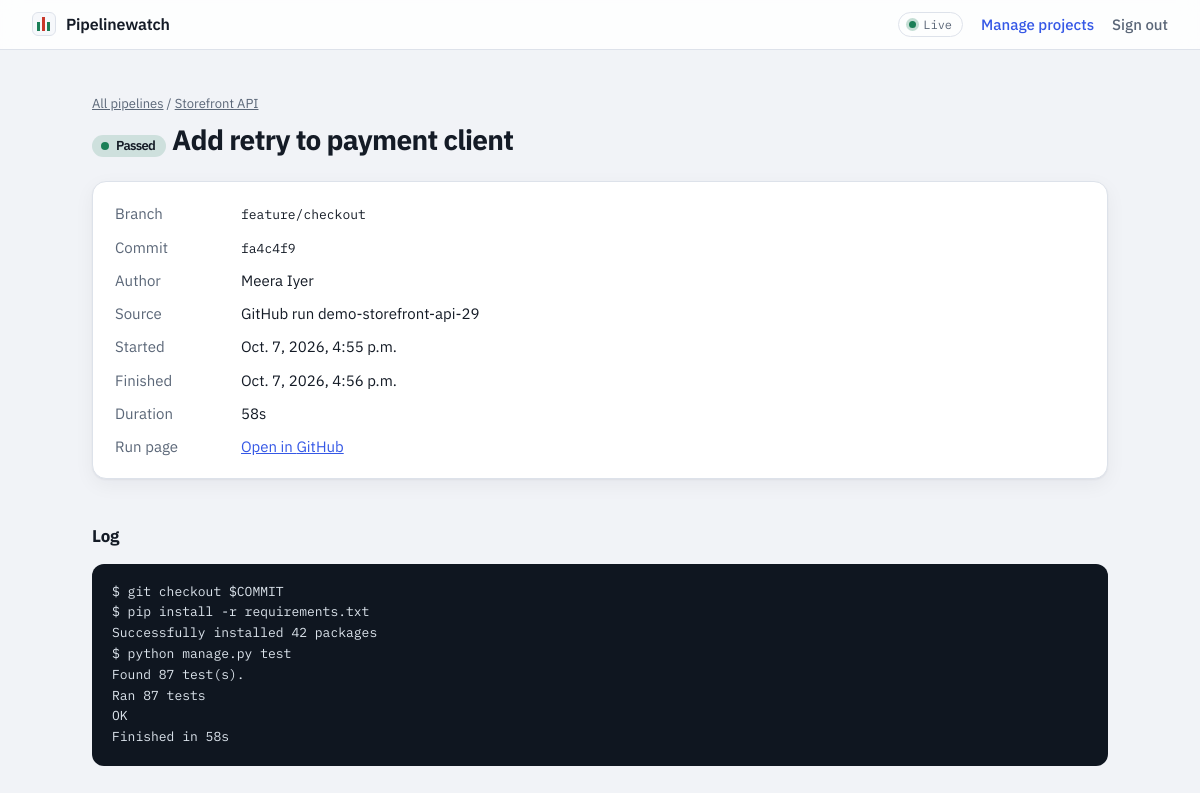
Page /builds/30/ (signed in) on the committed database.
### monitor/models.py (models this page shows, shortened)
class Build(models.Model):
    QUEUED = "queued"
    RUNNING = "running"
    SUCCESS = "success"
    FAILED = "failed"
    CANCELLED = "cancelled"
    STATUS_CHOICES = [
        (QUEUED, "Queued"),
        (RUNNING, "Running"),
        (SUCCESS, "Passed"),
        (FAILED, "Failed"),
        (CANCELLED, "Cancelled"),
    ]
    ACTIVE = (QUEUED, RUNNING)
    PROVIDER_CHOICES = [("github", "GitHub"), ("gitlab", "GitLab"), ("generic", "Generic")]
    project = models.ForeignKey(Project, on_delete=models.CASCADE, related_name="builds")
    provider = models.CharField(max_length=20, choices=PROVIDER_CHOICES, default="generic")
    external_id = models.CharField(max_length=100, help_text="Run/pipeline id from the CI system.")
    branch = models.CharField(max_length=200, blank=True)
    commit_sha = models.CharField(max_length=64, blank=True)
    commit_message = models.CharField(max_length=300, blank=True)
    author = models.CharField(max_length=150, blank=True)
    status = models.CharField(max_length=12, choices=STATUS_CHOICES, default=QUEUED, db_index=True)
    url = models.URLField(max_length=500, blank=True)
    log = models.TextField(blank=True)
    started_at = models.DateTimeField(null=True, blank=True)
    finished_at = models.DateTimeField(null=True, blank=True)
    created_at = models.DateTimeField(default=timezone.now, db_index=True)
    updated_at = models.DateTimeField(auto_now=True)
    class Meta:
        ordering = ["-created_at", "-id"]
        constraints = [
            models.UniqueConstraint(
                fields=["project", "provider", "external_id"], name="unique_build_per_run"
            )
        ]
    @property
    def short_sha(self):
        return self.commit_sha[:7]
    @property
    def duration_seconds(self):
        if not self.started_at:
            return None
        end = self.finished_at or (timezone.now() if self.status in self.ACTIVE else None)
        if end is None:
            return None
        return max(int((end - self.started_at).total_seconds()), 0)
    @property
    def duration_display(self):
        seconds = self.duration_seconds
        if seconds is None:
            return "n/a"
        minutes, seconds = divmod(seconds, 60)
        return f"{minutes}m {seconds:02d}s" if minutes else f"{seconds}s"

class Project(models.Model):
    name = models.CharField(max_length=100)
    slug = models.SlugField(unique=True, help_text="Used in the webhook URL.")
    repo_url = models.URLField(blank=True)
    webhook_secret = models.CharField(max_length=64, default=generate_secret)
    notify_email = models.EmailField(blank=True, help_text="Alert address for failed builds.")
    slack_webhook_url = models.URLField(blank=True, help_text="Slack incoming webhook for failed builds.")
    created_at = models.DateTimeField(default=timezone.now)
    class Meta:
        ordering = ["name"]
    def get_absolute_url(self):
        return reverse("project_detail", args=[self.slug])

### monitor/views.py (the view)
# urls.py: path("builds/<int:pk>/", views.build_detail, name="build_detail"),
@login_required
def build_detail(request, pk):
    build = get_object_or_404(Build.objects.select_related("project"), pk=pk)
    return render(request, "monitor/build_detail.html", {"build": build})

### monitor/templates/monitor/build_detail.html (shortened to what this page needs)
{% extends "monitor/base.html" %}
{% block content %}
<p class="crumb"><a href="{% url 'dashboard' %}">All pipelines</a> / <a href="{{ build.project.get_absolute_url }}">{{ build.project.name }}</a></p>
<h1><span class="badge s-{{ build.status }}">{{ build.get_status_display }}</span> {{ build.commit_message|default:"No commit message" }}</h1>
<dl class="facts">
  <dt>Branch</dt><dd><code>{{ build.branch|default:"n/a" }}</code></dd>
  <dt>Commit</dt><dd><code>{{ build.short_sha|default:"n/a" }}</code></dd>
  <dt>Author</dt><dd>{{ build.author|default:"n/a" }}</dd>
  <dt>Source</dt><dd>{{ build.get_provider_display }} run {{ build.external_id }}</dd>
  <dt>Started</dt><dd>{% if build.started_at %}{{ build.started_at }}{% else %}n/a{% endif %}</dd>
  <dt>Finished</dt><dd>{% if build.finished_at %}{{ build.finished_at }}{% else %}n/a{% endif %}</dd>
  <dt>Duration</dt><dd>{{ build.duration_display }}</dd>
  {% if build.url %}<dt>Run page</dt><dd><a href="{{ build.url }}" rel="noopener">Open in {{ build.get_provider_display }}</a></dd>{% endif %}
</dl>
<h2>Log</h2>
{% if build.log %}
<pre class="log">{{ build.log }}</pre>
{% else %}
<p class="empty">No log was sent with this build. Include a <code>log</code> field in generic webhooks to see output here.</p>
{% endif %}
{% endblock %}

### monitor/templates/monitor/base.html (style rules this page uses)
:root { color-scheme: light dark; --bg: #f1f3f7; --panel: #ffffff; --panel-2: #f6f8fb; --ink: #141b26; --muted: #5b6778; --line: #dde2ea; --pass: #1b7f57; --fail: #c8382b; --run: #b4741a; --queue: #6b7a8c; --cancel: #8f99a6; --accent: #3558e6; --shadow: 0 1px 2px rgba(20, 27, 38, .05), 0 6px 20px rgba(20, 27, 38, .05); --mono: "IBM Plex Mono", ui-monospace, Menlo, Consolas, monospace; --sans: "IBM Plex Sans", system-ui, -apple-system, "Segoe UI", sans-serif; }
* { box-sizing: border-box; }
body { margin: 0; background: var(--bg); color: var(--ink); font: 15px/1.55 var(--sans); -webkit-font-smoothing: antialiased; }
a { color: var(--accent); }
code { font: 13px var(--mono); }
h1 { margin: 0 0 6px; font-size: 28px; line-height: 1.25; letter-spacing: -.025em; }
h2 { margin: 44px 0 14px; font-size: 17px; letter-spacing: -.01em; }
p { margin: 8px 0; }
.crumb { font-size: 13px; color: var(--muted); }
.crumb a { color: var(--muted); }
.s-success { --c: var(--pass); }
.badge { display: inline-flex; align-items: center; gap: 7px; padding: 3px 11px 3px 9px; border-radius: 999px; font-size: 13px; font-weight: 600; color: var(--ink); text-decoration: none; background: color-mix(in srgb, var(--c, var(--queue)) 16%, transparent); }
.badge::before { content: ""; width: 8px; height: 8px; border-radius: 50%; background: var(--c, var(--queue)); }
.facts { display: grid; grid-template-columns: 110px 1fr; gap: 10px 16px; margin: 24px 0 0; padding: 20px 22px; background: var(--panel); border: 1px solid var(--line); border-radius: 14px; box-shadow: var(--shadow); }
.facts dt { color: var(--muted); }
.facts dd { margin: 0; }
pre.log { background: #0f1620; color: #dce4ec; padding: 18px 20px; border-radius: 12px; overflow: auto; max-height: 560px; font: 13px/1.6 var(--mono); }

### rows in the picture
Build: project.name "Storefront API", status "Passed", commit_message "Add retry to payment client", branch "feature/checkout", short_sha "fa4c4f9", author "Meera Iyer", provider "GitHub", external_id "demo-storefront-api-29", started_at "Oct. 7, 2026, 4:55 p.m.", finished_at "Oct. 7, 2026, 4:56 p.m.", duration_display "58s", log "$ git checkout $COMMIT $ pip install -r requirements.txt Successfully installed 42 packages $ python manage.py test Found 87 test(s). Ran 87 tests OK Finished in 58s"
